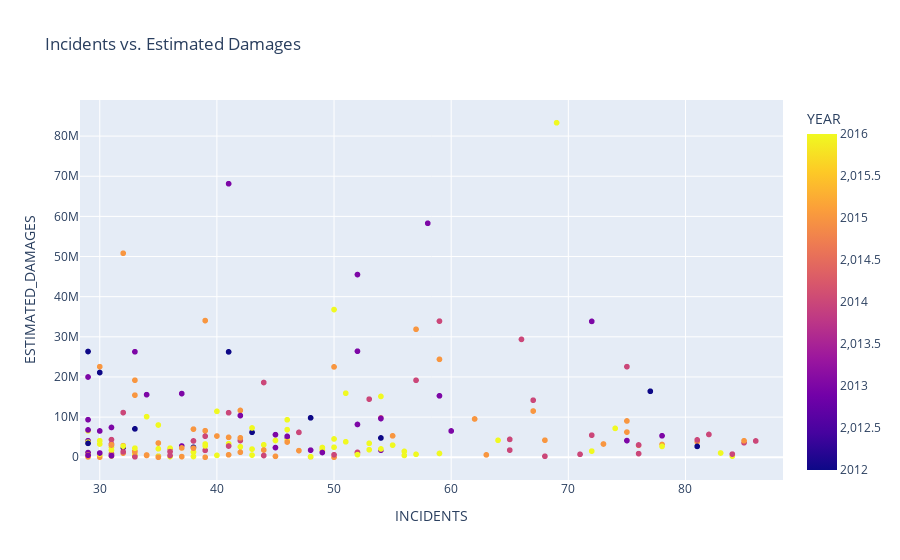

Notebook source saved alongside this figure:
### Markdown cell above
# Scatter plot of Incidents vs Estimated damages

### Code cell
fig5 = px.scatter(df,x='INCIDENTS',y='ESTIMATED_DAMAGES',
                  title="Incidents vs. Estimated Damages",
                  color="YEAR")
fig5.show()

### Figure 1 — Plotly figure (JSON) as saved in the notebook; plotly's stock layout.template omitted (floating-point values rounded to 4 significant figures; data arrays with more than 128 entries replaced by an {"elided": "..."} marker saying what was removed)
{"data": [{"hovertemplate": "INCIDENTS=%{x}<br>ESTIMATED_DAMAGES=%{y}<br>YEAR=%{marker.color}<extra></extra>", "legendgroup": "", "marker": {"color": {"elided": "8003 int values"}, "coloraxis": "coloraxis", "symbol": "circle"}, "mode": "markers", "name": "", "showlegend": false, "type": "scattergl", "x": {"elided": "8003 int values"}, "xaxis": "x", "y": {"elided": "8003 float values"}, "yaxis": "y"}], "layout": {"autosize": true, "coloraxis": {"colorbar": {"title": {"text": "YEAR"}}, "colorscale": [[0, "#0d0887"], [0.1111, "#46039f"], [0.2222, "#7201a8"], [0.3333, "#9c179e"], [0.4444, "#bd3786"], [0.5556, "#d8576b"], [0.6667, "#ed7953"], [0.7778, "#fb9f3a"], [0.8889, "#fdca26"], [1, "#f0f921"]]}, "legend": {"tracegroupgap": 0}, "title": {"text": "Incidents vs. Estimated Damages"}, "xaxis": {"anchor": "y", "autorange": false, "domain": [0, 1], "range": [28.31, 88.33], "title": {"text": "INCIDENTS"}, "type": "linear"}, "yaxis": {"anchor": "x", "autorange": true, "domain": [0, 1], "range": [-6876000.0, 90200000.0], "title": {"text": "ESTIMATED_DAMAGES"}, "type": "linear"}}}
